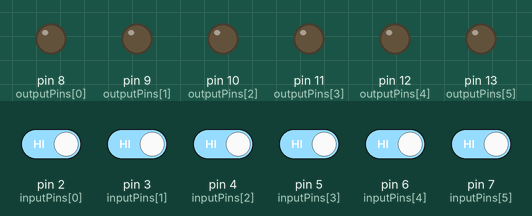
Bench run of a sketch on a simulated Arduino Uno, built with avr-gcc and run on an emulated ATmega328P. On the bench: output pins drawn as LEDs (lit = HIGH). The inputs (shaded band) are chosen by the test bench; at power-on: pin 2 (inputPins[0]), pin 3 (inputPins[1]), pin 4 (inputPins[2]), pin 5 (inputPins[3]), pin 6 (inputPins[4]), pin 7 (inputPins[5]) HIGH. Pins used as bus, display or sensor lines are not drawn.

Above: at 1.2 s.
1.3 s: pin 2 (inputPins[0]) driven LOW
At 10.5 s:
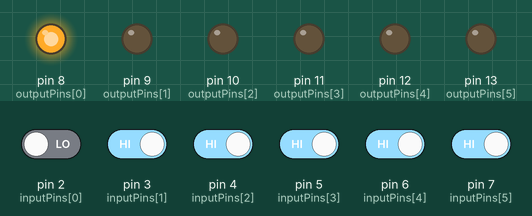
11.5 s: pin 3 (inputPins[1]) driven LOW
At 20.5 s:
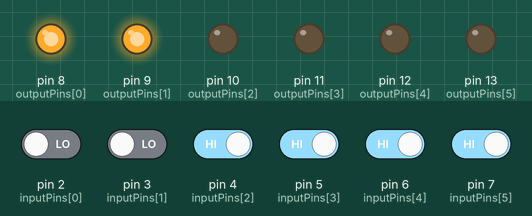
21.5 s: pin 4 (inputPins[2]) driven LOW
At 30.5 s:
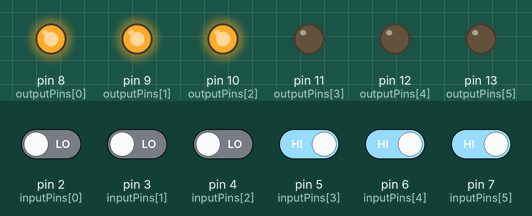
31.5 s: pin 5 (inputPins[3]) driven LOW
At 40.5 s:
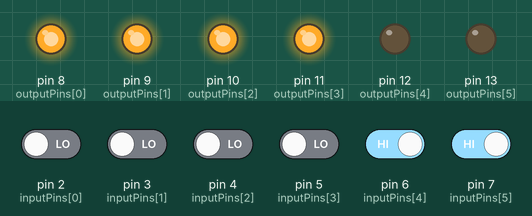
41.5 s: pin 6 (inputPins[4]) driven LOW
At 50.5 s:
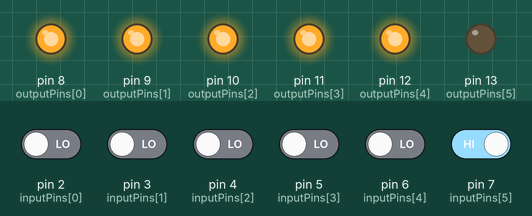
51.5 s: pin 7 (inputPins[5]) driven LOW
At 60.6 s:
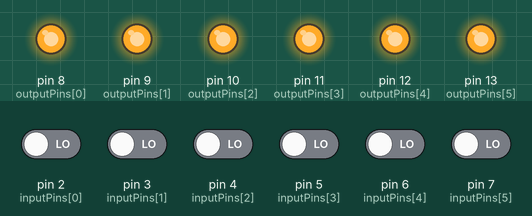
Timing chart, 0 to 62.1 s (numbered marks = the images above; inputs shaded):
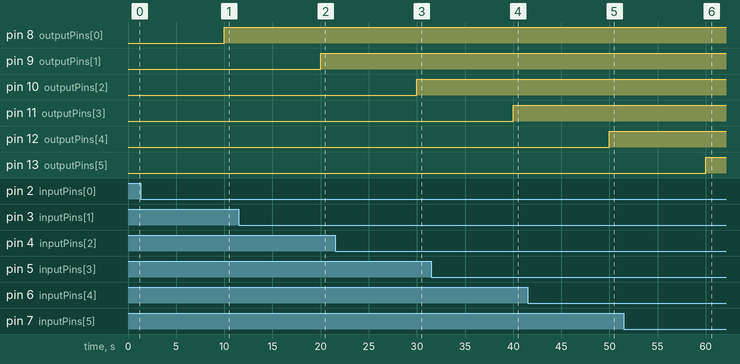

The sketch:

water_level_arduino.ino
```cpp
#include <stdio.h>
//6 levels water level sensor

//sensors
int inputPins[6] = {2,3,4,5,6,7};
//diods
int outputPins[8]= {8,9,10,11,12,13,0,1};
int j = 0;

void setup() {
    //sensors (contactrons, cables etc.)
    pinMode(inputPins[0], INPUT);
    pinMode(inputPins[1], INPUT);
    pinMode(inputPins[2], INPUT);
    pinMode(inputPins[3], INPUT);
    pinMode(inputPins[4], INPUT);
    pinMode(inputPins[5], INPUT);
    //diods
    pinMode(outputPins[0], OUTPUT);
    pinMode(outputPins[1], OUTPUT);
    pinMode(outputPins[2], OUTPUT);
    pinMode(outputPins[3], OUTPUT);
    pinMode(outputPins[4], OUTPUT);
    pinMode(outputPins[5], OUTPUT);
    pinMode(outputPins[6], OUTPUT);
    pinMode(outputPins[7], OUTPUT);
    Serial.begin(9600);
    }


void loop(){
    if (Serial.available() > 0) {
       for(j=0;j<6;j=j+1){
          int reading = digitalRead(inputPins[j]);
          if(reading == 0){
             digitalWrite(outputPins[j], HIGH);
          }
          else{
             digitalWrite(outputPins[j], LOW);
          }
          Serial.println(reading);
       // read the incoming byte:
       }
       digitalWrite(outputPins[6],LOW);
       digitalWrite(outputPins[7],LOW);
    }
    else{
       digitalWrite(outputPins[6],HIGH);
       digitalWrite(outputPins[7],HIGH);
       for(j=0;j<6;j=j+1){
          int reading = digitalRead(inputPins[j]);
          if(reading == 0){
             digitalWrite(outputPins[j], HIGH);
          }
          else{
             digitalWrite(outputPins[j], LOW);
          }
       }
    }


    delay(10000);

}
```

Measured:
- after the input at 1.3 s, pin 8 (outputPins[0]): LOW → HIGH after 8.7 s
- after the input at 11.5 s, pin 9 (outputPins[1]): LOW → HIGH after 8.5 s
- after the input at 21.5 s, pin 10 (outputPins[2]): LOW → HIGH after 8.5 s
- after the input at 31.5 s, pin 11 (outputPins[3]): LOW → HIGH after 8.5 s
- after the input at 41.5 s, pin 12 (outputPins[4]): LOW → HIGH after 8.5 s
- after the input at 51.5 s, pin 13 (outputPins[5]): LOW → HIGH after 8.5 s
